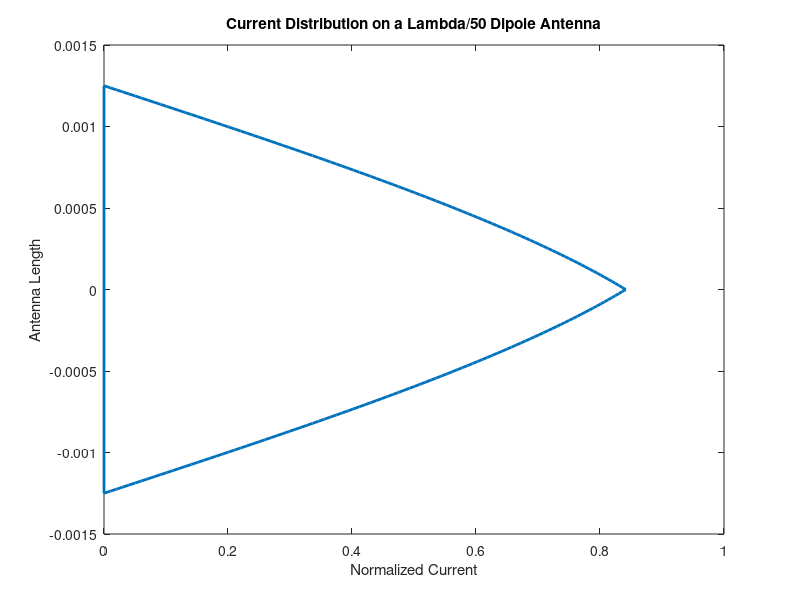

MATLAB code for this plot:
% Define the parameters of the antenna
Io = 1;
frequency = 2.4*10^9;
lambda = ((3*10^8) / frequency);
L_small_dipole = lambda/50;
L_finite_dipole = lambda * 2;    %Will change this parameter due to desired wavelength
N = 100; 
Z_small = linspace(0, L_small_dipole/2, N);
Z2_small = linspace(-L_small_dipole/2, 0, N);

Z_finite = linspace(0, L_finite_dipole/2, N);
Z2_finite = linspace(-L_finite_dipole/2, 0, N);


% Calculate the current distribution for a small dipole
Ie_small_dipole = Io * sin(1-(2/L_small_dipole)*Z_small);
Ie2_small_dipole = Io * sin(1+(2/L_small_dipole)*Z2_small);

% Calculate the current distribution for a finite Length dipole
k = (2*pi)/lambda;
Ie_finite_dipole = Io * sin(k*(L_finite_dipole/2 - Z_finite));
Ie2_finite_dipole = Io * sin(k*(L_finite_dipole/2 + Z2_finite));

% Plot the current distribution of small dipole
figure(30);
plot( [Ie_small_dipole Ie2_small_dipole], [Z_small Z2_small] , 'LineWidth', 2);
title('Current Distribution on a Lambda/50 Dipole Antenna');
xlabel('Normalized Current');
ylabel('Antenna Length');

% Plot the current distribution of 2 * lambda length dipole
%figure;
%plot( [Ie_finite_dipole Ie2_finite_dipole], [Z_finite Z2_finite] , 'LineWidth', 2);
%title('Current Distribution on a  Lambda * 2 Dipole Antenna');
%xlabel('Normalized Current');
%ylabel('Antenna Length');
